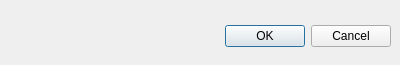
<?xml version="1.0" encoding="UTF-8"?>
<ui version="4.0">
 <class>Dialog</class>
 <widget class="QDialog" name="Dialog">
  <property name="geometry">
   <rect>
    <x>0</x>
    <y>0</y>
    <width>400</width>
    <height>65</height>
   </rect>
  </property>
  <property name="windowTitle">
   <string>对话框</string>
  </property>
  <widget class="QDialogButtonBox" name="buttonBox">
   <property name="geometry">
    <rect>
     <x>50</x>
     <y>20</y>
     <width>341</width>
     <height>32</height>
    </rect>
   </property>
   <property name="orientation">
    <enum>Qt::Horizontal</enum>
   </property>
   <property name="standardButtons">
    <set>QDialogButtonBox::Cancel|QDialogButtonBox::Ok</set>
   </property>
  </widget>
 </widget>
 <resources/>
 <connections>
  <connection>
   <sender>buttonBox</sender>
   <signal>accepted()</signal>
   <receiver>Dialog</receiver>
   <slot>accept()</slot>
   <hints>
    <hint type="sourcelabel">
     <x>248</x>
     <y>254</y>
    </hint>
    <hint type="destinationlabel">
     <x>157</x>
     <y>274</y>
    </hint>
   </hints>
  </connection>
  <connection>
   <sender>buttonBox</sender>
   <signal>rejected()</signal>
   <receiver>Dialog</receiver>
   <slot>reject()</slot>
   <hints>
    <hint type="sourcelabel">
     <x>316</x>
     <y>260</y>
    </hint>
    <hint type="destinationlabel">
     <x>286</x>
     <y>274</y>
    </hint>
   </hints>
  </connection>
 </connections>
</ui>
